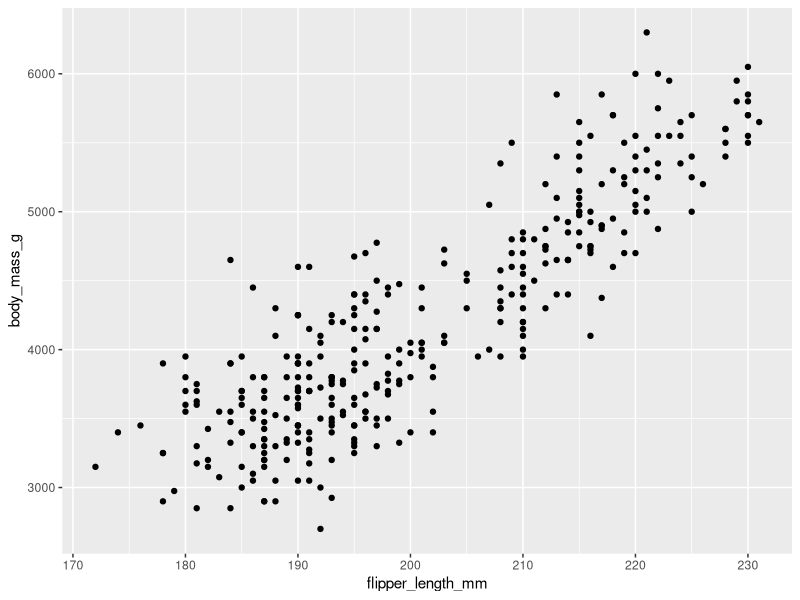
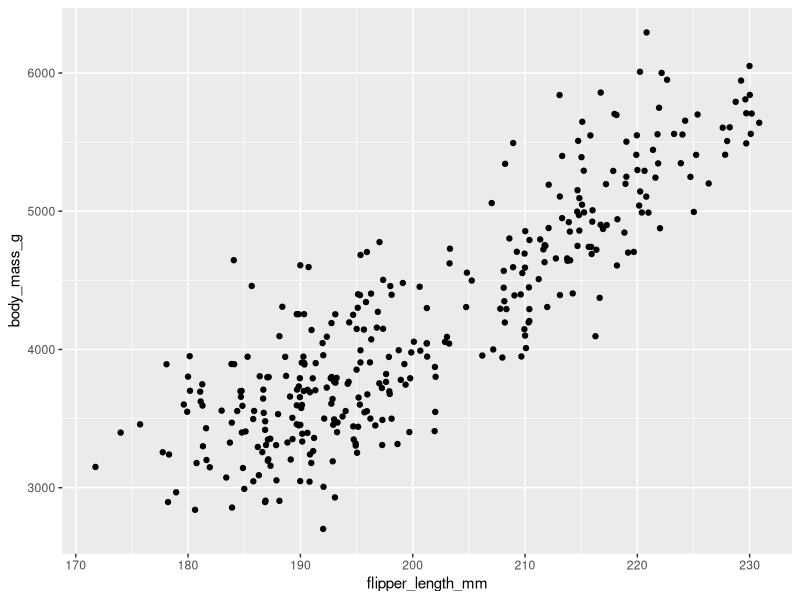

Here is the R script that generated these plots, in order:
## ---- chunk 1
knitr::opts_chunk$set(echo = FALSE)
library(tidyverse)
library(palmerpenguins)
## ---- chunk 2
ggplot(data = penguins, aes(x = flipper_length_mm, y = body_mass_g)) +
  geom_point()
## ---- chunk 3
ggplot(data = penguins, aes( x = flipper_length_mm, y = body_mass_g)) +
  geom_jitter()
